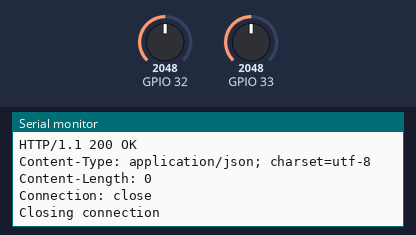
Recording of a program running on a simulated ESP32. Parts: the last lines printed to the serial monitor. Inputs (shaded band) come from the test bench; at power-on: GPIO 32 = 2048, GPIO 33 = 2048. WiFi joins after 1.5 s; servers stay silent unless stated; uploads are accepted with an empty reply.

Above: at 3.4 s.
3.5 s: GPIO 32 set to 2866
At 4.7 s:
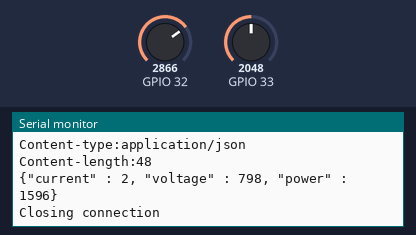
5.0 s: GPIO 33 set to 2866
At 6.2 s:
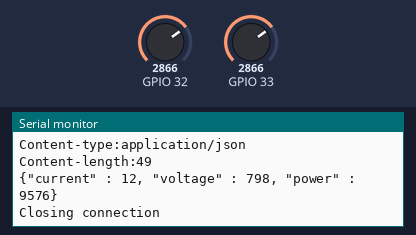
6.5 s: GPIO 32 set to 3603
At 7.9 s:
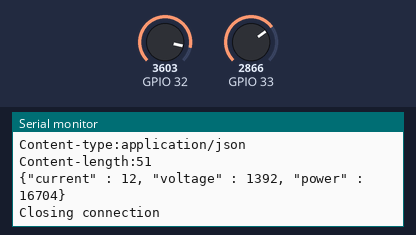
8.0 s: GPIO 33 set to 3603
At 9.3 s:
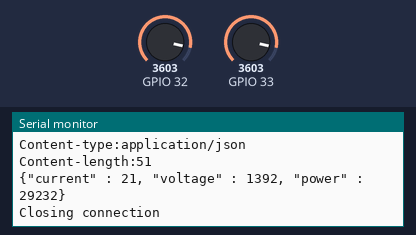
Timing chart, 0 to 10.5 s (numbered marks = the images above; inputs shaded):
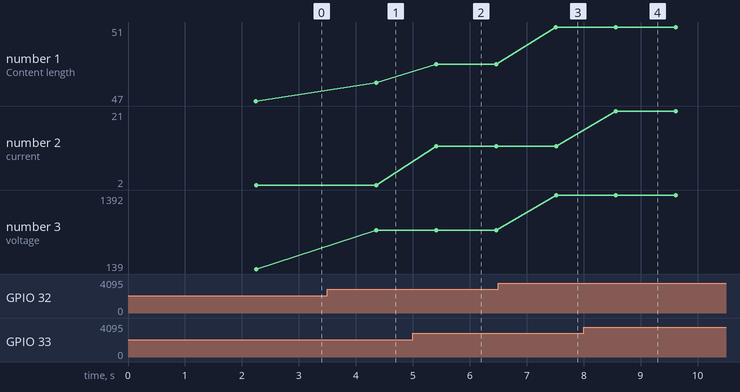

Measured:
- after the input at 3.5 s, the serial monitor: prints a new line after 0.86 s (image 1)
- after the input at 5.0 s, the serial monitor: prints a new line after 0.41 s (image 2)
- after the input at 6.5 s, the serial monitor: prints a new line after 1.0 s (image 3)
- after the input at 8.0 s, the serial monitor: prints a new line after 0.57 s (image 4)
- plotted number 1: 47 → 48 after the input at 3.5 s, 48 → 49 after the input at 5.0 s, 49 → 51 after the input at 6.5 s
- plotted number 2: 2 → 12 after the input at 5.0 s, 12 → 21 after the input at 8.0 s
- plotted number 3: 139 → 798 after the input at 3.5 s, 798 → 1392 after the input at 6.5 s

The program:

main.cpp
```cpp
#include "ACS712.h"
#include "ZMPT101B.h"
#include "database.hpp"


//user dfeined
database obj;

void setup() {
// 115200
  Serial.begin(115200);

  obj.setup_meter();
  obj.connectToWiFi();
  obj.connectToDataBase();


}

void loop() {

  obj.energy_meter_values();
  obj.send_data(POST_DATA);
  delay(1000);
}
```

ACS712.h
```cpp
#ifndef ACS712_h
#define ACS712_h

#include <Arduino.h>

#define ADC_SCALE 4095.0
#define VREF 3.3
#define DEFAULT_FREQUENCY 50

enum ACS712_type {ACS712_05B, ACS712_20A, ACS712_30A};

class ACS712 {
public:
	ACS712(ACS712_type type, uint8_t _pin);
	int calibrate();
	void setZeroPoint(int _zero);
	void setSensitivity(float sens);
	float getCurrentDC();
	float getCurrentAC(uint16_t frequency = 50);

private:
	int zero = 512;
	float sensitivity;
	uint8_t pin;
};

#endif
```

ZMPT101B.h
```cpp
#ifndef ZMPT101B_h
#define ZMPT101B_h

#include <Arduino.h>

#define ADC_SCALE 4095.0
#define VREF 3.3
#define DEFAULT_FREQUENCY 50

class ZMPT101B {
public:
	ZMPT101B(uint8_t _pin);
	float calibrate();
	void setZeroPoint(float _zero);
	void setSensitivity(float sens);
	float getVoltageDC();
	float getVoltageAC(uint16_t frequency = 50);

private:
	float zero = 2047;
	float sensitivity;
	uint8_t pin;
};

#endif
```

database.hpp
```cpp
#ifndef DATABASE_HPP
#define DATABASE_HPP
#define WIFI_SSID "EPTeckS"
#define WIFI_PASSWORD "epteck@123S"
#define HOST "172.168.168.79"
#define PORT 80
#define POST_DATA 0
#define PUT_DATA 1
#define CNIC "123456"
#define URI "/energyMeter/energy_meter.php"

#define CONTENT_TYPE "application/json"

#include<stdint.h>


class database
{
private:

public:
    database();
    ~database();

    void connectToWiFi();
    void connectToDataBase();
    void send_data(uint8_t request);
    void retrieve_data();
    void energy_meter_values();
    void setup_meter();

};


#endif
```

ACS712.cpp
```cpp
#include "ACS712.h"

ACS712::ACS712(ACS712_type type, uint8_t _pin) {
	pin = _pin;

	// Different models of the sensor have their sensitivity:
	switch (type) {
		case ACS712_05B:
			sensitivity = 0.185;
			break;
		case ACS712_20A:
			sensitivity = 0.100;
			break;
		case ACS712_30A:
			sensitivity = 0.066;
			break;
	}
}

int ACS712::calibrate() {
	uint16_t acc = 0;
	for (int i = 0; i < 10; i++) {
		acc += analogRead(pin);
	}
	zero = acc / 10;
	return zero;
}

void ACS712::setZeroPoint(int _zero) {
	zero = _zero;
}

void ACS712::setSensitivity(float sens) {
	sensitivity = sens;
}

float ACS712::getCurrentDC() {
	int16_t acc = 0;
	for (int i = 0; i < 10; i++) {
		acc += analogRead(pin) - zero;
	}
	float I = (float)acc / 10.0 / ADC_SCALE * VREF / sensitivity;
	return I;
}

float ACS712::getCurrentAC(uint16_t frequency) {
	uint32_t period = 1000000 / frequency;
	uint32_t t_start = micros();

	uint32_t Isum = 0, measurements_count = 0;
	int32_t Inow;

	while (micros() - t_start < period) {
		Inow = analogRead(pin) - zero;
		Isum += Inow*Inow;
		measurements_count++;
	}

	float Irms = sqrt(Isum / measurements_count) / ADC_SCALE * VREF / sensitivity;
	return Irms;
}
```

ZMPT101B.cpp
```cpp
#include "ZMPT101B.h"

ZMPT101B::ZMPT101B(uint8_t _pin) {
	pin = _pin;
	sensitivity = 0.019;
}

  float ZMPT101B::calibrate() {
	uint32_t acc = 0;
  float zero = 0;
	for (int i = 0; i < 1000; i++) {
		acc += analogRead(pin);
	}
	zero = acc / 1000;
	return zero;
}

void ZMPT101B::setZeroPoint(float _zero) {
	zero = _zero;
}

void ZMPT101B::setSensitivity(float sens) {
	sensitivity = sens;
}

float ZMPT101B::getVoltageDC() {
	int16_t acc = 0;
	for (int i = 0; i < 10; i++) {
		acc += analogRead(pin) - zero;
	}
	float V = (float)acc / 10.0 / ADC_SCALE * VREF / sensitivity;
	return V;
}

float ZMPT101B::getVoltageAC(uint16_t frequency) {
	uint32_t period = 1000000 / frequency;
	uint32_t t_start = micros();

	uint32_t Vsum = 0, measurements_count = 0;
	int32_t Vnow;

	while (micros() - t_start < period) {
		Vnow = analogRead(pin) - zero;
		Vsum += Vnow*Vnow;
		measurements_count++;
	}

	float Vrms = sqrt(Vsum / measurements_count) / ADC_SCALE * VREF / sensitivity;
	return Vrms;
}
```

database.cpp
```cpp
#include"database.hpp"
#include<WiFi.h>
#include<stdint.h>
#include "ACS712.h"
#include "ZMPT101B.h"

int I = 0;
int V = 0;
int P = 0;

ACS712 sensor(ACS712_30A, 33);
ZMPT101B voltageSensor(32);

WiFiClient client;
database::database()
{
}
database::~database()
{
}

void database::connectToWiFi(){

    WiFi.begin(WIFI_SSID,WIFI_PASSWORD);
    Serial.println("Connecting to WiFi Netmork...");
    while (WiFi.status() != WL_CONNECTED)
    {
        Serial.print("<");
        delay(1000);
        Serial.println("<Connecting...>");
    }
    Serial.println("Connected to WiFi Network");
    Serial.print("IP : ");
    Serial.println(WiFi.localIP());
}

void database::connectToDataBase(){

    while (!client.connect(HOST,PORT))
    {
        Serial.println("Connection failed.");
        return;
    }
    Serial.println("Connected With database.");

}

void database::send_data(uint8_t request){

    char payload[500];
    char packet[1000];
    int contentLength;

    switch (request)
    {
    case POST_DATA:

        contentLength = sprintf(payload, "{\"current\" : %d, \"voltage\" : %d, \"power\" : %d}",I,V,P);
        sprintf(packet, "POST %s HTTP/1.1\r\nHost: %s\r\nContent-type:%s\r\nContent-length:%i\r\n\r\n%s",URI,HOST,CONTENT_TYPE,contentLength,payload);

        Serial.println(packet);
        client.print(packet);

        while (client.available())
        {
            String line = client.readStringUntil('\r');
            Serial.print(line);
        }
        Serial.println();
        Serial.println("Closing connection");

        break;
    case PUT_DATA:

        contentLength = sprintf(payload, "{\"current\": %i, \"voltage\":%i,\"power\": %i,\"cnic\": %s}",I,V,P,CNIC);
        sprintf(packet,"PUT %s HTTP/1.1\r\nHost:%s\r\nContent-Type:%s\r\nContent-Length:%i\r\n\r\n%s",URI,HOST,CONTENT_TYPE,contentLength,payload);

        Serial.println(packet);
        client.print(packet);

        while (client.available())
        {
            String line = client.readStringUntil('\r');
            Serial.print(line);
        }
        Serial.println();
        Serial.println("Closing connection");
        break;

    default:
        break;
    }
}

void database::retrieve_data(){

    char payload[500];
    char packet[1000];


    Serial.println("reading data...");
    sprintf(packet, "GET %s?cnic=%sHTTP/1.1\r\nHost:%s\r\n\r\n\r\n",URI,CNIC,HOST);
    Serial.println(packet);
    client.print(packet);

    String line;
    line = client.readString();
    Serial.println(line);
    Serial.println();

    for (int i = 0; i < line.length(); i++)
    {
        if (line[i]=='{')
        {
            int startIndex = i;
            for (int j = startIndex; j < line.length(); j++)
            {
                payload[j-i] = line[j];
                if (line[j] == '}')
                {
                    payload[j-i+1] = '\0';
                    break;
                }

            }

        }

    }

    Serial.println("Closing connection");
    Serial.println(payload);
}

void database::energy_meter_values(){


  I = sensor.getCurrentAC();
  V = voltageSensor.getVoltageAC();
  P = V*I;

}

void database::setup_meter(){
  sensor.setZeroPoint(1876);
  voltageSensor.setZeroPoint(1875);
  voltageSensor.setSensitivity(0.001);
}
```
